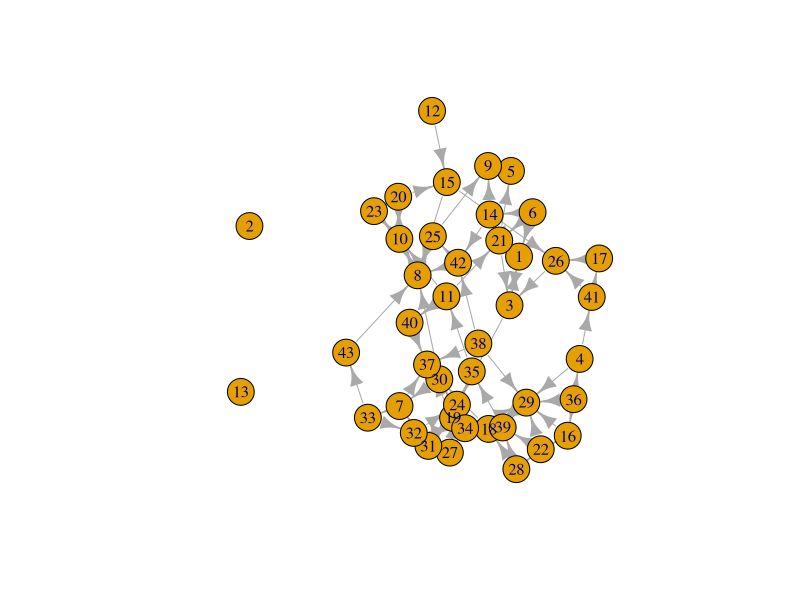
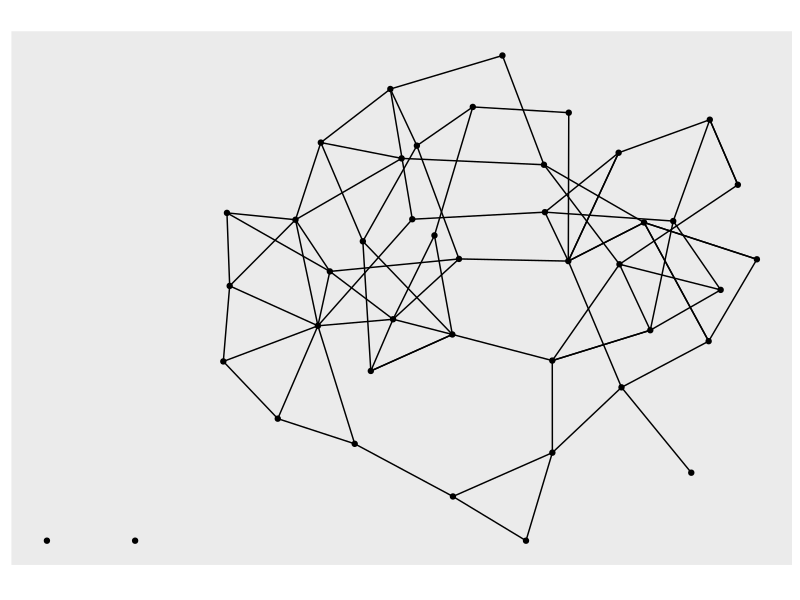
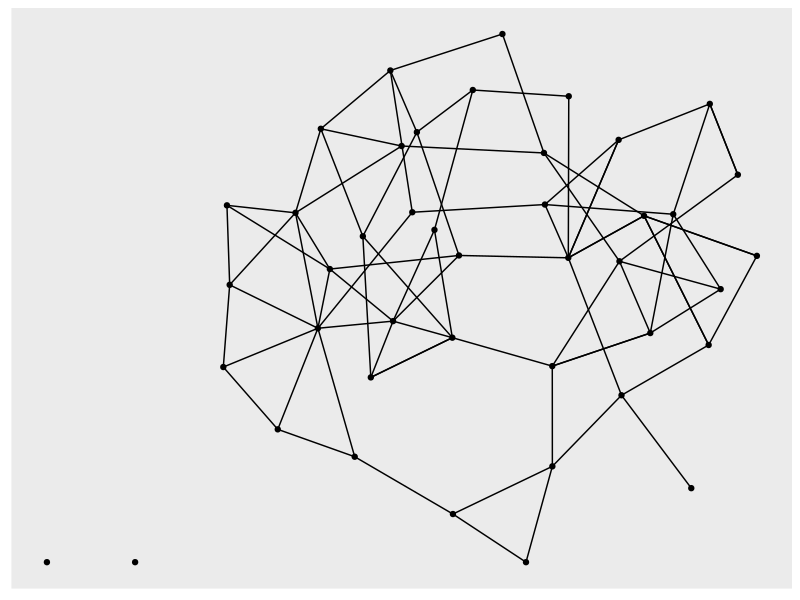
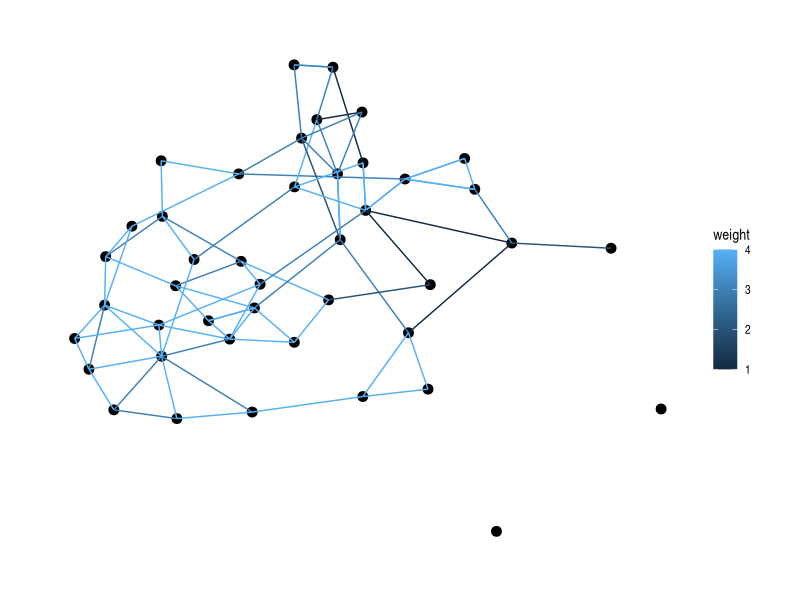
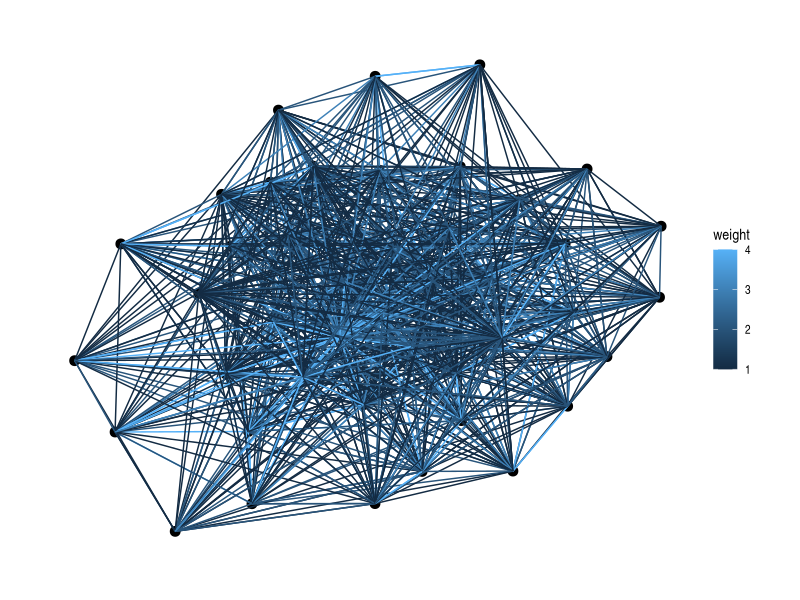
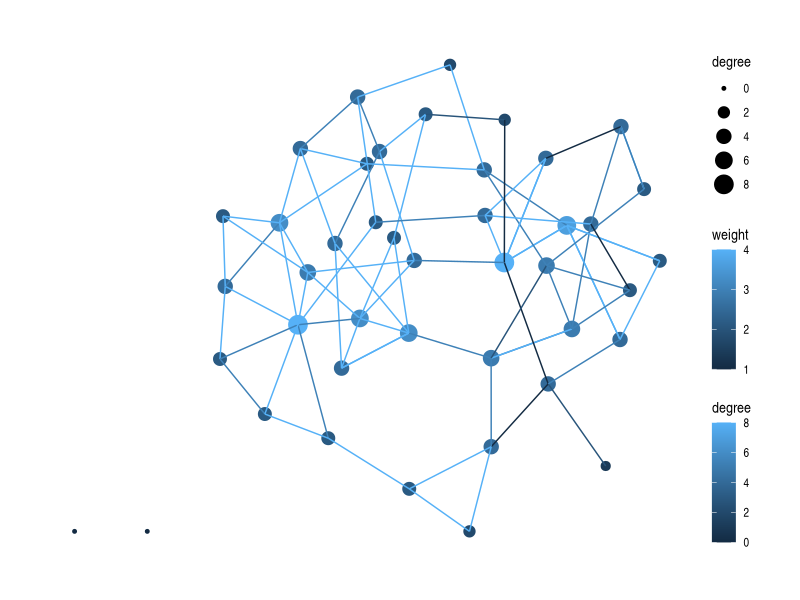
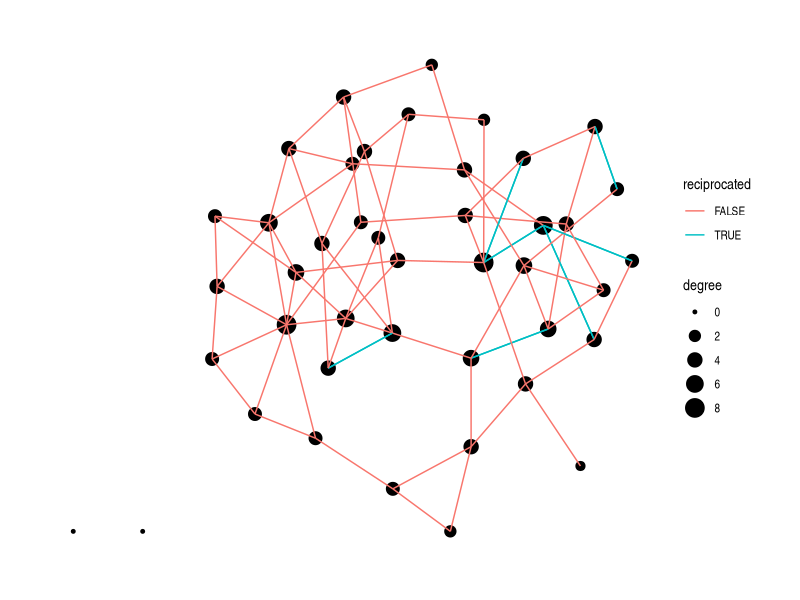

Write R code to recreate these figures, in order.
## ---- chunk 1
knitr::opts_chunk$set(echo = TRUE)
## ---- chunk 2
library(readxl)
library(tidyverse)
library(igraph)
library(tidygraph)
library(ggraph)
## ---- chunk 3

year_1_collaboration <- read_excel("data/year_1_collaboration.xlsx", 
                            col_names = FALSE)
## ---- chunk 4

year_1_collaboration

## ---- chunk 5
#YOUR CODE HERE

year_3_collaboration <- read_excel("data/year_3_collaboration.xlsx", 
                                   col_names = FALSE)

year_3_collaboration

## ---- chunk 6

rownames(year_1_collaboration) <- 1:43

colnames(year_1_collaboration) <- 1:43

## ---- chunk 7
year_1_collaboration
## ---- chunk 8

year_1_matrix <- as.matrix(year_1_collaboration )

## ---- chunk 9

class(year_1_collaboration)

class(year_1_matrix)

## ---- chunk 10

year_1_network <- as_tbl_graph(year_1_matrix, directed = TRUE)

## ---- chunk 11

year_1_network

## ---- chunk 12
#YOUR CODE HERE

rownames(year_3_collaboration) <- 1:43

colnames(year_3_collaboration) <- 1:43

year_3_matrix <- as.matrix(year_3_collaboration)
  
class(year_3_matrix)

year_3_network <- as_tbl_graph(year_3_matrix, directed = TRUE)

year_3_network


## ---- chunk 13

plot(year_1_network)

## ---- chunk 14

autograph(year_1_network)

## ---- chunk 15

ggraph(year_1_network) +
  geom_node_point() +
  geom_edge_link()

## ---- chunk 16

ggraph(year_1_network, layout = "fr") +
  geom_node_point(size = 3) +
  geom_edge_link(aes(colour = weight)) +
  theme_graph()
  

## ---- chunk 17
#YOUR CODE HERE

ggraph(year_3_network, layout = "fr") +
  geom_node_point(size = 3) +
  geom_edge_link(aes(colour = weight)) +
  theme_graph()

## ---- chunk 18

gorder(year_1_network)

gsize(year_1_network)

## ---- chunk 19
centr_degree(year_1_network, mode = "all")
## ---- chunk 20
centr_degree(year_1_network, mode = "out")
centr_degree(year_1_network, mode = "in")
## ---- chunk 21
year_1_network <- year_1_network |>
  activate(nodes) |>
  mutate(degree = centrality_degree(mode = "all"))

year_1_network

## ---- chunk 22
ggraph(year_1_network) +
  geom_node_point(aes(size = degree, color = degree)) +
  geom_edge_link(aes(color = weight)) +
  theme_graph()
## ---- chunk 23

edge_density(year_1_network)

graph.density(year_1_network)
## ---- chunk 24

reciprocity(year_1_network)
## ---- chunk 25

year_1_network <- year_1_network |>
  activate(edges) |>
  mutate(reciprocated = edge_is_mutual())

year_1_network
## ---- chunk 26
ggraph(year_1_network) +
  geom_node_point(aes(size = degree)) +
  geom_edge_link(aes(color = reciprocated)) +
  theme_graph()
## ---- chunk 27

transitivity(year_1_network)
## ---- chunk 28

diameter(year_1_network)

mean_distance(year_1_network)

## ---- chunk 29
#YOUR CODE HERE

#size
gorder(year_3_network)
gsize(year_3_network)

#cetnralization 
centr_degree(year_3_network, mode = "all")

#density
edge_density(year_3_network)

#reciprocity
reciprocity(year_3_network)

#transitivity
transitivity(year_3_network)

#diameter & distance 
diameter(year_3_network)
mean_distance(year_3_network)
## ---- chunk 30
# YOUR CODE HERE
